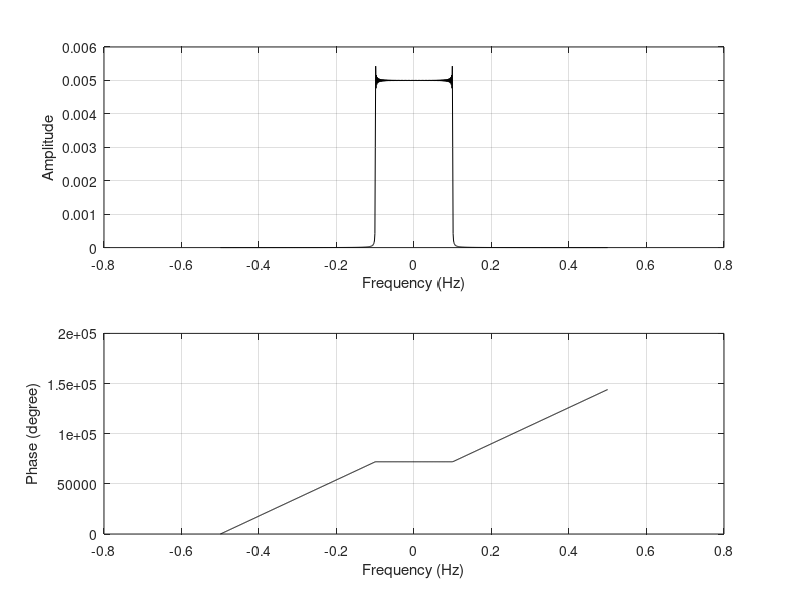
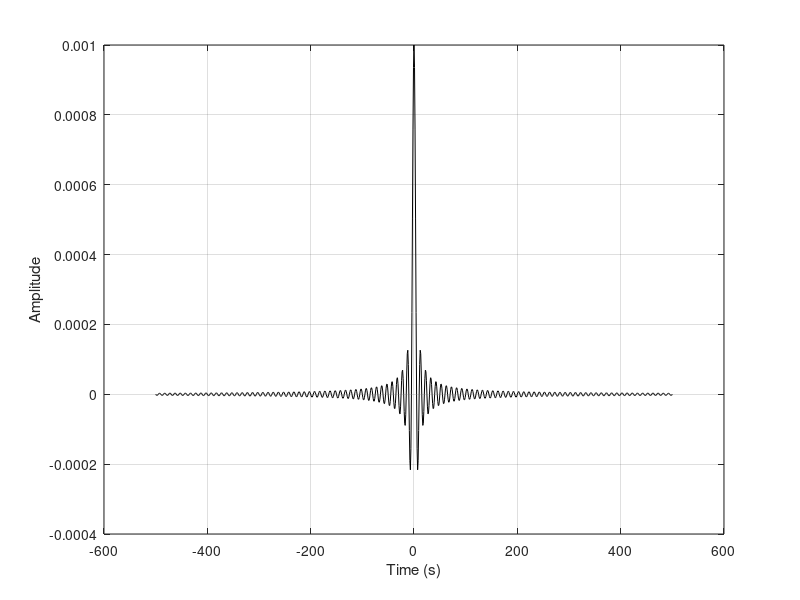

The MATLAB source for these figures, in order:
f = 0.1; %cosine frequency
A = 1*10^-3; %cosine amplitude

w = 2*pi*f;
fs = 1; %sample rate in Hz
N = 1000; %number of seconds
t = (-fs*N/2:1/fs:fs*N/2)-10^-6; %full time vector

%time domain signal
timeshift = 0; %set time shift to 250 as in original (unedited question)----------------------------
x = A*sin(w*(t-timeshift))./(w*(t-timeshift));
%Uncomment the next two lines if you apply a 250 s time shift.
%x = x(N/2+1:end);
%t = 0:1/fs:(fs*N/2); %truncated time vector

L = length(t); %length of time
df = fs/L; %frequency spacing
fAxis = (0:df:(fs-df)) - (fs-mod(L,2)*df)/2; %frequency vector

%FFT of time domain signal
%Xfft = (fft(x)/L);

nn = t;
mm = nn';
dftmtx = exp(-1j*2*pi*mm*nn/L);
Xfft = sum(x*dftmtx,1)

xifft = ifft(Xfft*L); %calculate ifft of spectrum 
% to try to recover the original sinc function

figure(3)
subplot(2,1,1)
plot(fAxis,(abs(Xfft)),'-k'); hold on
grid on
xlabel('Frequency (Hz)')
ylabel('Amplitude');

subplot(2,1,2)
plot(fAxis,(unwrap(angle(Xfft)))*180/pi,'k'); hold on
grid on
xlabel('Frequency (Hz)')
ylabel('Phase (degree)')


figure(4)
plot(t,x,'-k'); hold on
grid on
xlabel('Time (s)')
ylabel('Amplitude')
